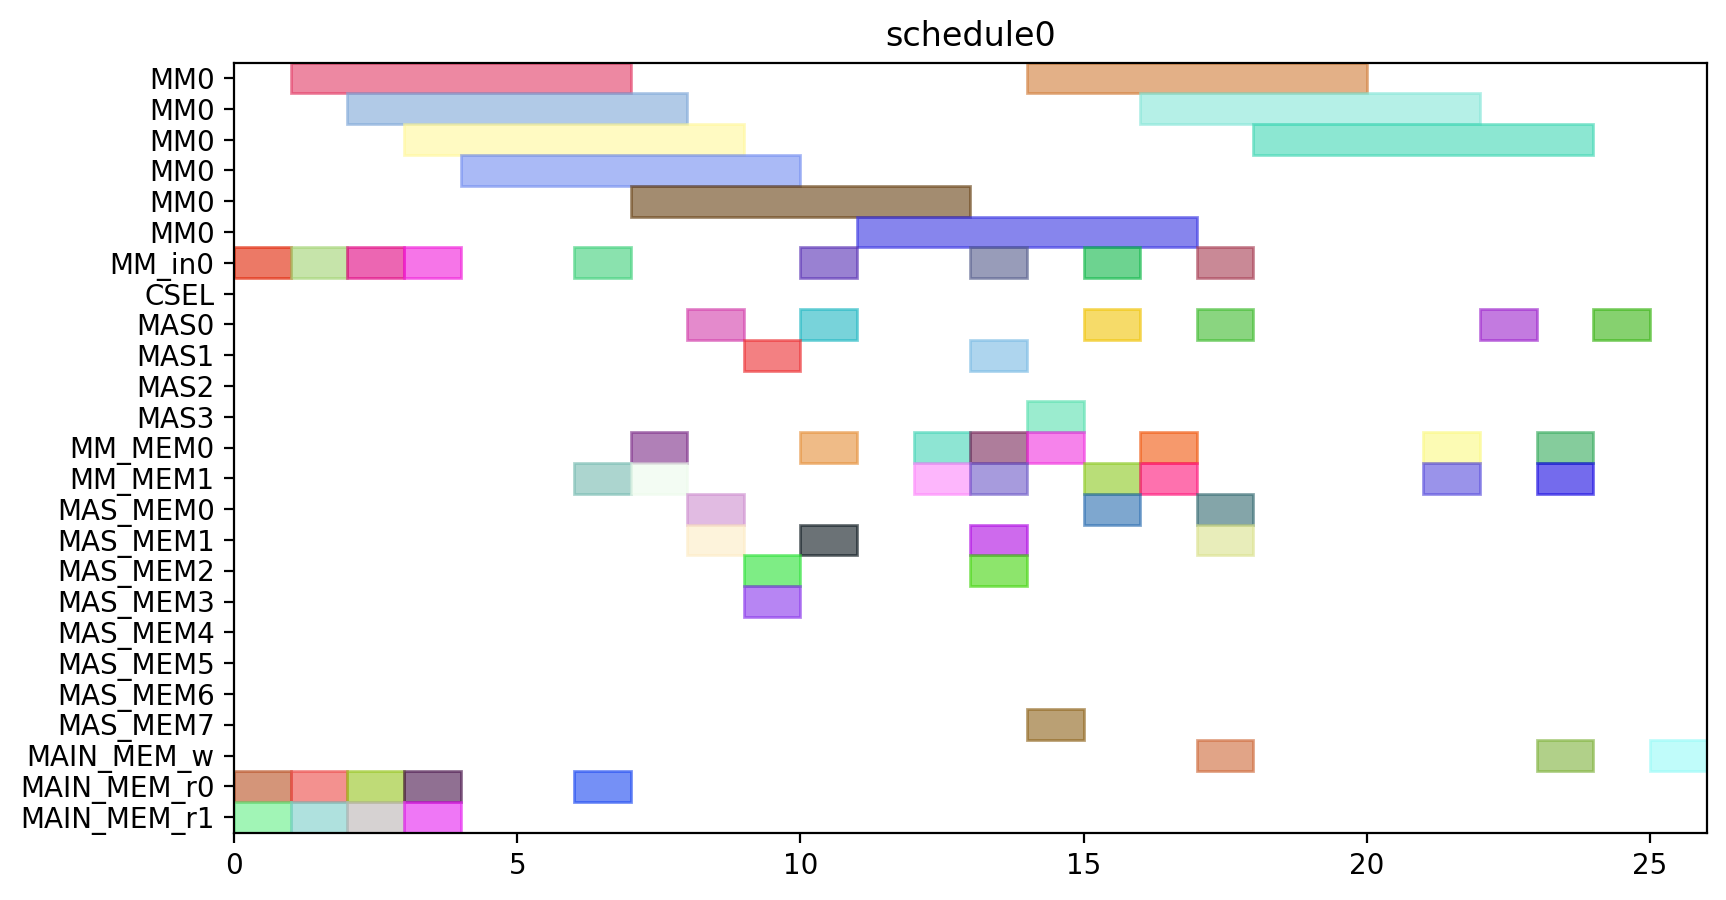

Source code (Python):
from pyschedule import Scenario, solvers, plotters, alt


def solve():
	horizon = 120
	S = Scenario("schedule0", horizon=horizon)

	# resource
	MM = S.Resources('MM', num=1, size=6)
	MM_in = S.Resources('MM_in', num=1)
	CSEL = S.Resource('CSEL')
	MAS = S.Resources('MAS', num=4, size=1, periods=range(1, horizon))
	MM_MEM = S.Resources('MM_MEM', num=2)
	MAS_MEM = S.Resources('MAS_MEM', num=8)
	MAIN_MEM_w = S.Resource('MAIN_MEM_w', size=1)
	MAIN_MEM_r = S.Resources('MAIN_MEM_r', num=2)

	# result of previous scheduling

	# new tasks
	t0 = S.Task('t0', length=6, delay_cost=1)
	t0 += alt(MM)
	t0_in = S.Task('t0_in', length=1, delay_cost=1)
	t0_in += alt(MM_in)
	S += t0_in*MM_in[0]<=t0*MM[0]
	t0_mem0 = S.Task('t0_mem0', length=1, delay_cost=1)
	t0_mem0 += MAIN_MEM_r[0]
	S += t0_mem0 <= t0

	t0_mem1 = S.Task('t0_mem1', length=1, delay_cost=1)
	t0_mem1 += MAIN_MEM_r[1]
	S += t0_mem1 <= t0

	t3 = S.Task('t3', length=6, delay_cost=1)
	t3 += alt(MM)
	t3_in = S.Task('t3_in', length=1, delay_cost=1)
	t3_in += alt(MM_in)
	S += t3_in*MM_in[0]<=t3*MM[0]
	t3_mem0 = S.Task('t3_mem0', length=1, delay_cost=1)
	t3_mem0 += MAIN_MEM_r[0]
	S += t3_mem0 <= t3

	t3_mem1 = S.Task('t3_mem1', length=1, delay_cost=1)
	t3_mem1 += MAIN_MEM_r[1]
	S += t3_mem1 <= t3

	t1 = S.Task('t1', length=6, delay_cost=1)
	t1 += alt(MM)
	t1_in = S.Task('t1_in', length=1, delay_cost=1)
	t1_in += alt(MM_in)
	S += t1_in*MM_in[0]<=t1*MM[0]
	t1_mem0 = S.Task('t1_mem0', length=1, delay_cost=1)
	t1_mem0 += MAIN_MEM_r[0]
	S += t1_mem0 <= t1

	t1_mem1 = S.Task('t1_mem1', length=1, delay_cost=1)
	t1_mem1 += MAIN_MEM_r[1]
	S += t1_mem1 <= t1

	t2 = S.Task('t2', length=6, delay_cost=1)
	t2 += alt(MM)
	t2_in = S.Task('t2_in', length=1, delay_cost=1)
	t2_in += alt(MM_in)
	S += t2_in*MM_in[0]<=t2*MM[0]
	t2_mem0 = S.Task('t2_mem0', length=1, delay_cost=1)
	t2_mem0 += MAIN_MEM_r[0]
	S += t2_mem0 <= t2

	t2_mem1 = S.Task('t2_mem1', length=1, delay_cost=1)
	t2_mem1 += MAIN_MEM_r[1]
	S += t2_mem1 <= t2

	t4 = S.Task('t4', length=6, delay_cost=1)
	t4 += alt(MM)
	t4_in = S.Task('t4_in', length=1, delay_cost=1)
	t4_in += alt(MM_in)
	S += t4_in*MM_in[0]<=t4*MM[0]
	t4_mem0 = S.Task('t4_mem0', length=1, delay_cost=1)
	t4_mem0 += MAIN_MEM_r[0]
	S += t4_mem0 <= t4

	t4_mem1 = S.Task('t4_mem1', length=1, delay_cost=1)
	t4_mem1 += alt(MM_MEM)
	S += (t2*MM[0])-1 < t4_mem1*MM_MEM[1]
	S += t4_mem1 <= t4

	t5 = S.Task('t5', length=1, delay_cost=1)
	t5 += alt(MAS)
	t5_mem0 = S.Task('t5_mem0', length=1, delay_cost=1)
	t5_mem0 += alt(MM_MEM)
	S += (t0*MM[0])-1 < t5_mem0*MM_MEM[0]
	S += t5_mem0 <= t5

	t5_mem1 = S.Task('t5_mem1', length=1, delay_cost=1)
	t5_mem1 += alt(MM_MEM)
	S += (t0*MM[0])-1 < t5_mem1*MM_MEM[1]
	S += t5_mem1 <= t5

	t6 = S.Task('t6', length=1, delay_cost=1)
	t6 += alt(MAS)
	t6_mem0 = S.Task('t6_mem0', length=1, delay_cost=1)
	t6_mem0 += alt(MAS_MEM)
	S += (t5*MAS[0])-1 < t6_mem0*MAS_MEM[0]
	S += (t5*MAS[1])-1 < t6_mem0*MAS_MEM[2]
	S += (t5*MAS[2])-1 < t6_mem0*MAS_MEM[4]
	S += (t5*MAS[3])-1 < t6_mem0*MAS_MEM[6]
	S += t6_mem0 <= t6

	t6_mem1 = S.Task('t6_mem1', length=1, delay_cost=1)
	t6_mem1 += alt(MAS_MEM)
	S += (t5*MAS[0])-1 < t6_mem1*MAS_MEM[1]
	S += (t5*MAS[1])-1 < t6_mem1*MAS_MEM[3]
	S += (t5*MAS[2])-1 < t6_mem1*MAS_MEM[5]
	S += (t5*MAS[3])-1 < t6_mem1*MAS_MEM[7]
	S += t6_mem1 <= t6

	t9 = S.Task('t9', length=1, delay_cost=1)
	t9 += alt(MAS)
	t9_mem0 = S.Task('t9_mem0', length=1, delay_cost=1)
	t9_mem0 += alt(MM_MEM)
	S += (t0*MM[0])-1 < t9_mem0*MM_MEM[0]
	S += t9_mem0 <= t9

	t9_mem1 = S.Task('t9_mem1', length=1, delay_cost=1)
	t9_mem1 += alt(MM_MEM)
	S += (t4*MM[0])-1 < t9_mem1*MM_MEM[1]
	S += t9_mem1 <= t9

	t10 = S.Task('t10', length=1, delay_cost=1)
	t10 += alt(MAS)
	t10_mem0 = S.Task('t10_mem0', length=1, delay_cost=1)
	t10_mem0 += alt(MM_MEM)
	S += (t4*MM[0])-1 < t10_mem0*MM_MEM[0]
	S += t10_mem0 <= t10

	t10_mem1 = S.Task('t10_mem1', length=1, delay_cost=1)
	t10_mem1 += alt(MM_MEM)
	S += (t4*MM[0])-1 < t10_mem1*MM_MEM[1]
	S += t10_mem1 <= t10

	t7 = S.Task('t7', length=1, delay_cost=1)
	t7 += alt(MAS)
	t7_mem0 = S.Task('t7_mem0', length=1, delay_cost=1)
	t7_mem0 += alt(MAS_MEM)
	S += (t6*MAS[0])-1 < t7_mem0*MAS_MEM[0]
	S += (t6*MAS[1])-1 < t7_mem0*MAS_MEM[2]
	S += (t6*MAS[2])-1 < t7_mem0*MAS_MEM[4]
	S += (t6*MAS[3])-1 < t7_mem0*MAS_MEM[6]
	S += t7_mem0 <= t7

	t7_mem1 = S.Task('t7_mem1', length=1, delay_cost=1)
	t7_mem1 += alt(MAS_MEM)
	S += (t6*MAS[0])-1 < t7_mem1*MAS_MEM[1]
	S += (t6*MAS[1])-1 < t7_mem1*MAS_MEM[3]
	S += (t6*MAS[2])-1 < t7_mem1*MAS_MEM[5]
	S += (t6*MAS[3])-1 < t7_mem1*MAS_MEM[7]
	S += t7_mem1 <= t7

	t11 = S.Task('t11', length=1, delay_cost=1)
	t11 += alt(MAS)
	t11_mem0 = S.Task('t11_mem0', length=1, delay_cost=1)
	t11_mem0 += alt(MAS_MEM)
	S += (t10*MAS[0])-1 < t11_mem0*MAS_MEM[0]
	S += (t10*MAS[1])-1 < t11_mem0*MAS_MEM[2]
	S += (t10*MAS[2])-1 < t11_mem0*MAS_MEM[4]
	S += (t10*MAS[3])-1 < t11_mem0*MAS_MEM[6]
	S += t11_mem0 <= t11

	t11_mem1 = S.Task('t11_mem1', length=1, delay_cost=1)
	t11_mem1 += alt(MM_MEM)
	S += (t4*MM[0])-1 < t11_mem1*MM_MEM[1]
	S += t11_mem1 <= t11

	t8 = S.Task('t8', length=6, delay_cost=1)
	t8 += alt(MM)
	t8_in = S.Task('t8_in', length=1, delay_cost=1)
	t8_in += alt(MM_in)
	S += t8_in*MM_in[0]<=t8*MM[0]
	t8_mem0 = S.Task('t8_mem0', length=1, delay_cost=1)
	t8_mem0 += alt(MM_MEM)
	S += (t4*MM[0])-1 < t8_mem0*MM_MEM[0]
	S += t8_mem0 <= t8

	t8_mem1 = S.Task('t8_mem1', length=1, delay_cost=1)
	t8_mem1 += alt(MAS_MEM)
	S += (t7*MAS[0])-1 < t8_mem1*MAS_MEM[1]
	S += (t7*MAS[1])-1 < t8_mem1*MAS_MEM[3]
	S += (t7*MAS[2])-1 < t8_mem1*MAS_MEM[5]
	S += (t7*MAS[3])-1 < t8_mem1*MAS_MEM[7]
	S += t8_mem1 <= t8

	new_PZ = S.Task('new_PZ', length=6, delay_cost=1)
	new_PZ += alt(MM)
	new_PZ_in = S.Task('new_PZ_in', length=1, delay_cost=1)
	new_PZ_in += alt(MM_in)
	S += new_PZ_in*MM_in[0]<=new_PZ*MM[0]
	S += 0<new_PZ

	new_PZ_w = S.Task('new_PZ_w', length=1, delay_cost=1)
	new_PZ_w += alt(MAIN_MEM_w)
	S += new_PZ <= new_PZ_w

	new_PZ_mem0 = S.Task('new_PZ_mem0', length=1, delay_cost=1)
	new_PZ_mem0 += alt(MM_MEM)
	S += (t1*MM[0])-1 < new_PZ_mem0*MM_MEM[0]
	S += new_PZ_mem0 <= new_PZ

	new_PZ_mem1 = S.Task('new_PZ_mem1', length=1, delay_cost=1)
	new_PZ_mem1 += alt(MAS_MEM)
	S += (t7*MAS[0])-1 < new_PZ_mem1*MAS_MEM[1]
	S += (t7*MAS[1])-1 < new_PZ_mem1*MAS_MEM[3]
	S += (t7*MAS[2])-1 < new_PZ_mem1*MAS_MEM[5]
	S += (t7*MAS[3])-1 < new_PZ_mem1*MAS_MEM[7]
	S += new_PZ_mem1 <= new_PZ

	t12 = S.Task('t12', length=1, delay_cost=1)
	t12 += alt(MAS)
	t12_mem0 = S.Task('t12_mem0', length=1, delay_cost=1)
	t12_mem0 += alt(MM_MEM)
	S += (t0*MM[0])-1 < t12_mem0*MM_MEM[0]
	S += t12_mem0 <= t12

	t12_mem1 = S.Task('t12_mem1', length=1, delay_cost=1)
	t12_mem1 += alt(MAS_MEM)
	S += (t11*MAS[0])-1 < t12_mem1*MAS_MEM[1]
	S += (t11*MAS[1])-1 < t12_mem1*MAS_MEM[3]
	S += (t11*MAS[2])-1 < t12_mem1*MAS_MEM[5]
	S += (t11*MAS[3])-1 < t12_mem1*MAS_MEM[7]
	S += t12_mem1 <= t12

	t13 = S.Task('t13', length=6, delay_cost=1)
	t13 += alt(MM)
	t13_in = S.Task('t13_in', length=1, delay_cost=1)
	t13_in += alt(MM_in)
	S += t13_in*MM_in[0]<=t13*MM[0]
	t13_mem0 = S.Task('t13_mem0', length=1, delay_cost=1)
	t13_mem0 += alt(MAS_MEM)
	S += (t12*MAS[0])-1 < t13_mem0*MAS_MEM[0]
	S += (t12*MAS[1])-1 < t13_mem0*MAS_MEM[2]
	S += (t12*MAS[2])-1 < t13_mem0*MAS_MEM[4]
	S += (t12*MAS[3])-1 < t13_mem0*MAS_MEM[6]
	S += t13_mem0 <= t13

	t13_mem1 = S.Task('t13_mem1', length=1, delay_cost=1)
	t13_mem1 += alt(MAS_MEM)
	S += (t9*MAS[0])-1 < t13_mem1*MAS_MEM[1]
	S += (t9*MAS[1])-1 < t13_mem1*MAS_MEM[3]
	S += (t9*MAS[2])-1 < t13_mem1*MAS_MEM[5]
	S += (t9*MAS[3])-1 < t13_mem1*MAS_MEM[7]
	S += t13_mem1 <= t13

	t14 = S.Task('t14', length=6, delay_cost=1)
	t14 += alt(MM)
	t14_in = S.Task('t14_in', length=1, delay_cost=1)
	t14_in += alt(MM_in)
	S += t14_in*MM_in[0]<=t14*MM[0]
	t14_mem0 = S.Task('t14_mem0', length=1, delay_cost=1)
	t14_mem0 += alt(MAS_MEM)
	S += (t12*MAS[0])-1 < t14_mem0*MAS_MEM[0]
	S += (t12*MAS[1])-1 < t14_mem0*MAS_MEM[2]
	S += (t12*MAS[2])-1 < t14_mem0*MAS_MEM[4]
	S += (t12*MAS[3])-1 < t14_mem0*MAS_MEM[6]
	S += t14_mem0 <= t14

	t14_mem1 = S.Task('t14_mem1', length=1, delay_cost=1)
	t14_mem1 += alt(MM_MEM)
	S += (t3*MM[0])-1 < t14_mem1*MM_MEM[1]
	S += t14_mem1 <= t14

	new_PY = S.Task('new_PY', length=1, delay_cost=1)
	new_PY += alt(MAS)
	S += 0<new_PY

	new_PY_w = S.Task('new_PY_w', length=1, delay_cost=1)
	new_PY_w += alt(MAIN_MEM_w)
	S += new_PY <= new_PY_w

	new_PY_mem0 = S.Task('new_PY_mem0', length=1, delay_cost=1)
	new_PY_mem0 += alt(MM_MEM)
	S += (t8*MM[0])-1 < new_PY_mem0*MM_MEM[0]
	S += new_PY_mem0 <= new_PY

	new_PY_mem1 = S.Task('new_PY_mem1', length=1, delay_cost=1)
	new_PY_mem1 += alt(MM_MEM)
	S += (t13*MM[0])-1 < new_PY_mem1*MM_MEM[1]
	S += new_PY_mem1 <= new_PY

	new_PX = S.Task('new_PX', length=1, delay_cost=1)
	new_PX += alt(MAS)
	S += 0<new_PX

	new_PX_w = S.Task('new_PX_w', length=1, delay_cost=1)
	new_PX_w += alt(MAIN_MEM_w)
	S += new_PX <= new_PX_w

	new_PX_mem0 = S.Task('new_PX_mem0', length=1, delay_cost=1)
	new_PX_mem0 += alt(MM_MEM)
	S += (t14*MM[0])-1 < new_PX_mem0*MM_MEM[0]
	S += new_PX_mem0 <= new_PX

	new_PX_mem1 = S.Task('new_PX_mem1', length=1, delay_cost=1)
	new_PX_mem1 += alt(MM_MEM)
	S += (t14*MM[0])-1 < new_PX_mem1*MM_MEM[1]
	S += new_PX_mem1 <= new_PX

	solvers.mip.solve(S,msg=1,kind='CPLEX',ratio_gap=1.01)

	solution = [['hoge']*len(S.solution()[1]) for i in range(len(S.solution()))]
	for i in range(len(S.solution())):
		for j in range(len(S.solution()[i])):
			solution[i][j]=str(S.solution()[i][j])
	print(solution)

	cycles = int(solution[-1][3])

	pic_file_name = "/home/mfukuda/ABE/multiRAM_multiMAS_16mux/scheduling_result/stage6MM1_stage1MAS4/EP_DBL_A_0/schedule0.png"
	if(S.solution() != []):
		plotters.matplotlib.plot(S,img_filename=pic_file_name, show_task_labels=False, fig_size=(cycles*0.25+3, 5))

	return solution
